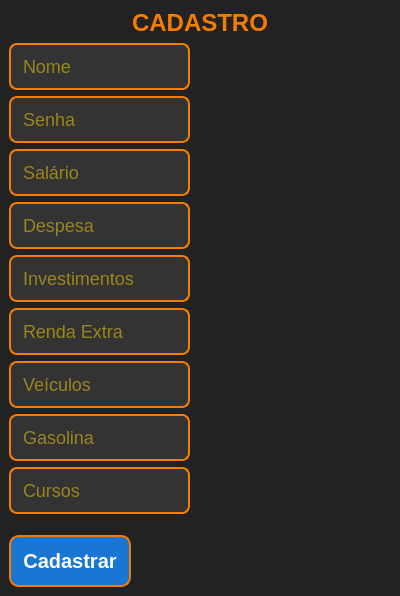
<?xml version="1.0" encoding="UTF-8"?>
<ui version="4.0">
 <class>CadastroWindow</class>
 <widget class="QMainWindow" name="CadastroWindow">
  <property name="geometry">
   <rect>
    <x>0</x>
    <y>0</y>
    <width>400</width>
    <height>586</height>
   </rect>
  </property>
  <property name="windowTitle">
   <string>Cadastro de Usuário</string>
  </property>
  <property name="styleSheet">
   <string notr="true">QWidget {
    background-color: #222222;
    color: #FFD700;
    font-family: 'Arial', sans-serif;
}

QLabel {
    color: #F57C00;
    font-size: 24px;
    font-weight: bold;
    text-align: center;
}

QLineEdit {
    background-color: #333333;
    color: #FFD700;
    border: 2px solid #F57C00;
    border-radius: 8px;
    padding: 10px;
    font-size: 18px;
}

QPushButton {
    background-color: #1976D2;
    color: #FFFFFF;
    border: 2px solid #F57C00;
    border-radius: 10px;
    font-size: 20px;
    font-weight: bold;
    padding: 12px;
    margin-top: 15px;
}

QPushButton:hover {
    background-color: #F57C00;
    color: #222222;
    border-color: #FFD700;
}

QPushButton:pressed {
    background-color: #D84315;
}

QLineEdit:focus {
    border: 2px solid #FFD700;
}</string>
  </property>
  <widget class="QWidget" name="centralwidget">
   <layout class="QVBoxLayout" name="verticalLayout">
    <item>
     <widget class="QLabel" name="label_titulo">
      <property name="text">
       <string>&lt;html&gt;&lt;head/&gt;&lt;body&gt;&lt;p align=&quot;center&quot;&gt;&lt;span style=&quot; font-size:18pt; font-weight:700;&quot;&gt;CADASTRO&lt;/span&gt;&lt;/p&gt;&lt;/body&gt;&lt;/html&gt;</string>
      </property>
      <property name="alignment">
       <set>Qt::AlignmentFlag::AlignCenter</set>
      </property>
     </widget>
    </item>
    <item>
     <layout class="QFormLayout" name="formLayout">
      <item row="0" column="0">
       <widget class="QLineEdit" name="nome">
        <property name="placeholderText">
         <string>Nome</string>
        </property>
       </widget>
      </item>
      <item row="1" column="0">
       <widget class="QLineEdit" name="senha">
        <property name="echoMode">
         <enum>QLineEdit::EchoMode::Password</enum>
        </property>
        <property name="placeholderText">
         <string>Senha</string>
        </property>
       </widget>
      </item>
      <item row="2" column="0">
       <widget class="QLineEdit" name="salario">
        <property name="placeholderText">
         <string>Salário</string>
        </property>
       </widget>
      </item>
      <item row="3" column="0">
       <widget class="QLineEdit" name="despesa">
        <property name="placeholderText">
         <string>Despesa</string>
        </property>
       </widget>
      </item>
      <item row="4" column="0">
       <widget class="QLineEdit" name="investimentos">
        <property name="placeholderText">
         <string>Investimentos</string>
        </property>
       </widget>
      </item>
      <item row="5" column="0">
       <widget class="QLineEdit" name="rendaextra">
        <property name="placeholderText">
         <string>Renda Extra</string>
        </property>
       </widget>
      </item>
      <item row="6" column="0">
       <widget class="QLineEdit" name="veiculos">
        <property name="placeholderText">
         <string>Veículos</string>
        </property>
       </widget>
      </item>
      <item row="7" column="0">
       <widget class="QLineEdit" name="gasolina">
        <property name="placeholderText">
         <string>Gasolina</string>
        </property>
       </widget>
      </item>
      <item row="8" column="0">
       <widget class="QLineEdit" name="cursos">
        <property name="placeholderText">
         <string>Cursos</string>
        </property>
       </widget>
      </item>
      <item row="9" column="0">
       <widget class="QPushButton" name="cadastrar_btn">
        <property name="text">
         <string>Cadastrar</string>
        </property>
       </widget>
      </item>
     </layout>
    </item>
   </layout>
  </widget>
 </widget>
 <resources/>
 <connections/>
</ui>
